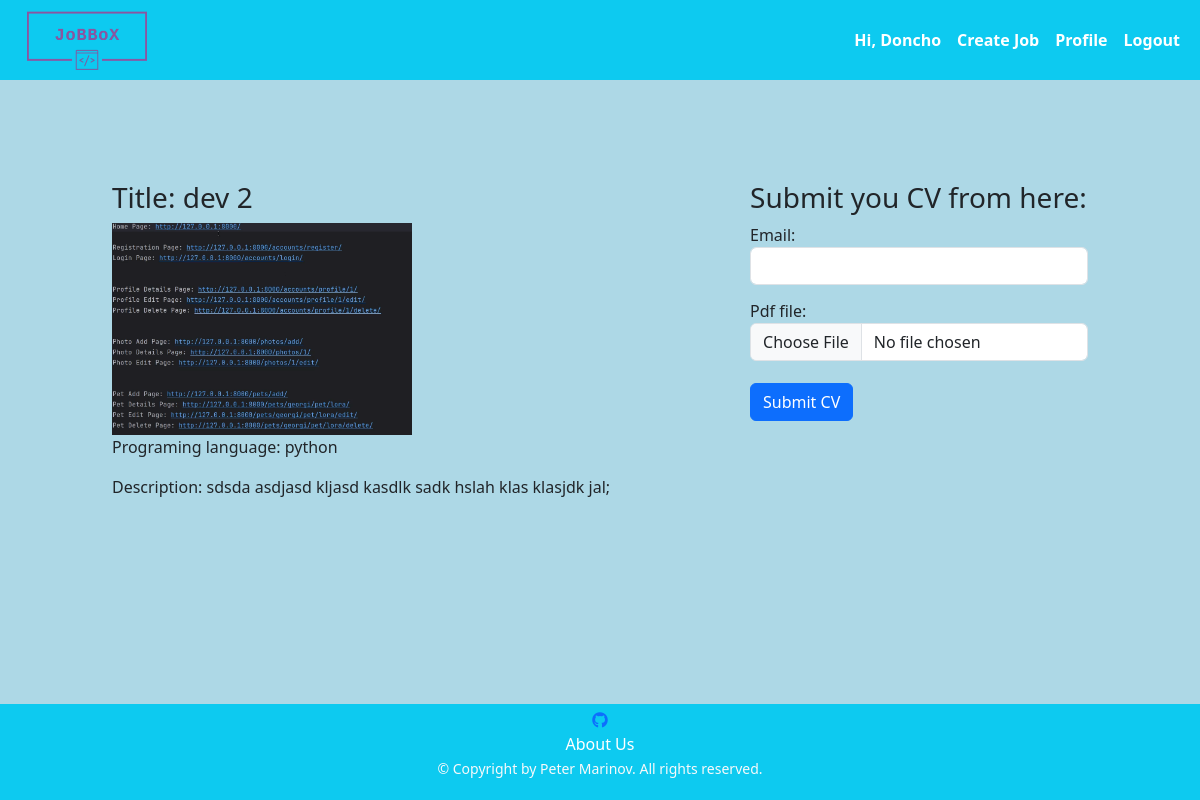
The app's page /job/5/ (signed in) with its own data.
### jobbox/app_auth/models.py (models this page shows)
class AppUser(auth_models.AbstractBaseUser, auth_models.PermissionsMixin):
    USERNAME_FIELD = 'email'
    objects = AppUserManager()
    email = models.EmailField(
        null=False,
        blank=False,
        unique=True,
    )
    is_staff = models.BooleanField(
        default=False,
    )

### jobbox/common/models.py (models this page shows, shortened)
class ProfileHR(models.Model):
    FIRST_NAME_MAX_LEN = 30
    LAST_NAME_MAX_LEN = 30
    COMPANY_NAME_MAX_LEN = 15
    TELEPHONE_NUMBER_MAX_LEN = 13
    TELEPHONE_NUMBER_MIN_LEN = 4
    PROFILE_PICTURE_MAX_SIZE_IN_MB = 1
    first_name = models.CharField(
        max_length=FIRST_NAME_MAX_LEN,
        null=True,
        blank=False,
        validators=[
            check_if_only_letters,
        ]
    )
    last_name = models.CharField(
        max_length=LAST_NAME_MAX_LEN,
        null=True,
        blank=True,
        validators=[
            check_if_only_letters,
        ]
    )
    company_name = models.CharField(
        max_length=COMPANY_NAME_MAX_LEN,
        null=True,
        blank=True,
    )
    profile_picture = models.ImageField(
        upload_to='profilehr',
        null=True,
        blank=True,
        validators=[
            FileSizeValidatorInMB(PROFILE_PICTURE_MAX_SIZE_IN_MB)
        ]
    )
    telephone_number = models.CharField(
        max_length=TELEPHONE_NUMBER_MAX_LEN,
        null=True,
        blank=True,
        validators=[
            validators.MinLengthValidator(TELEPHONE_NUMBER_MIN_LEN),
            check_if_number_starts_with_zero_or_plus,
        ]
    )
    user = models.OneToOneField(
        UserModel,
        on_delete=models.CASCADE,
        primary_key=True,
    )
    class Meta:
        verbose_name_plural = 'Profile HRs'

### jobbox/job/models.py (models this page shows)
class Job(models.Model):
    TITLE_MAX_LEN = 30
    PROGRAMMING_LANGUAGE_MAX_LEN = 15
    SALARY_MIN_VALUE = 0
    DESCRIPTION_MIN_LEN = 20
    DESCRIPTION_MAX_LEN = 300
    COMPANY_LOG_MAX_SIZE_IN_MB = 1
    title = models.CharField(
        null=False,
        blank=False,
        max_length=TITLE_MAX_LEN
    )
    company_logo = models.ImageField(
        upload_to='companies_logo',
        null=False,
        blank=False,
        validators=(
            FileSizeValidatorInMB(COMPANY_LOG_MAX_SIZE_IN_MB),
        )
    )
    programming_language = models.CharField(
        null=False,
        blank=False,
        max_length=PROGRAMMING_LANGUAGE_MAX_LEN
    )
    salary = models.IntegerField(
        null=True,
        blank=True,
        validators=(
            validators.MinValueValidator(SALARY_MIN_VALUE),
        )
    )
    description = models.TextField(
        null=False,
        blank=False,
        validators=(
            validators.MinLengthValidator(DESCRIPTION_MIN_LEN),
            validators.MaxLengthValidator(DESCRIPTION_MAX_LEN),
        )
    )
    hr = models.ForeignKey(
        AppUser,
        on_delete=models.CASCADE,
    )

### jobbox/job/views.py (the view, shortened to what this page needs)
# urls.py: path('<int:pk>/', description_job_view, name='description_job'),
def description_job_view(request, pk):
    job_object =  get_object_or_404(Job, pk=pk)
    job_cvs = UploadCV.objects.filter(job_id=pk)
    if request.method == 'GET':
        form = UploadCVForm(initial={'job_id': job_object.pk})
    context = {
        'form': form,
        'object': job_object,
        'job_cvs': job_cvs,
    }
    return render(request, 'job/description_job.html', context=context)

### jobbox/job/forms.py
class UploadCVForm(forms.ModelForm):
    class Meta:
        model = UploadCV
        fields = '__all__'
        widgets = {
            'job_id': forms.HiddenInput(),
            'email': forms.EmailInput(attrs={'class': 'form-control'}),
            'pdf_file': forms.FileInput(attrs={'class': 'form-control'}),
        }

### middawares/middawares.py (called while the page is built)
def set_profile_middleware(get_response):
    def middleware(request, *args, **kwargs):
        if request.user.is_authenticated:
            request.current_user = request.user
        else:
            request.current_user = None
        return get_response(request, *args, **kwargs)
    return middleware

### templates/job/description_job.html (shortened to what this page needs)
{% extends 'base.html' %}
{% block content %}
    <div class="d-flex align-items-start justify-content-around bd-highlight mb-3 mt-5">
        <section class="p-2 bd-highlight">
            <h3>Title: {{ object.title }}</h3>
            {% if object.company_logo %}
                <img width=300 src="/media/{{ object.company_logo }}" alt="company logo">
            {% endif %}
            <p>Programing language: {{ object.programming_language }} </p>
            <p>Description: {{ object.description }}</p>
        </section>
        <section class="p-2 bd-highlight">
            <h3>Submit you CV from here:</h3>
            <form action="{% url 'description_job' pk=object.pk %}" method="POST" enctype="multipart/form-data">
                <div class="form-group">
                    {{ form }}
                    <button class="btn btn-primary mt-2">Submit CV</button>
                </div>
            </form>
        </section>
    </div>
{% endblock %}

### templates/base.html (shortened to what this page needs)
{% load static %}
<!doctype html>
<html lang="en">
<head>
    <link href="https://cdn.jsdelivr.net/npm/bootstrap@5.3.0/dist/css/bootstrap.min.css" rel="stylesheet"
>
    <link rel="stylesheet" href="{% static 'style/styles.css' %}">
    <link rel="stylesheet" href="https://cdnjs.cloudflare.com/ajax/libs/font-awesome/6.4.0/css/all.min.css">
</head>
<body>
<header class="header" stlye="height: 100%;">
    <nav class="navbar navbar-expand-sm navbar-light bg-info">
        <div class="container-fluid">
            <a href="{% url 'index' %}">
                <img src="{% static 'jobbox_logos/logo_transparent.png' %}" alt="JoBBoX logo" width="150"
                     class="d-inline-block align-top">
            </a>
            {% if not request.current_user.is_authenticated %}
                <ul class="navbar-nav">
                    <li class="nav-item active">
                        <a class="nav-link badge badge-dark fw-bold nav-link" href="{% url 'login_user' %}">Login</a>
                    </li>
                    <li class="nav-item active">
                        <a class="nav-link badge badge-dark" href="{% url 'register_user' %}">Register</a>
                    </li>
                </ul>
            {% else %}
                <ul class="navbar-nav">
                    <li class="nav-item active">
                        <span class="nav-link badge badge-dark fw-bold">Hi, {{ request.current_user.profilehr.first_name }}</span>
                    </li>
                    <li class="nav-item active">
                        <a class="nav-link badge badge-dark fw-bold" href="{% url 'create_job' %}">Create Job</a>
                    </li>
                    <li class="nav-item active">
                        <a class="nav-link badge badge-dark fw-bold" href="{% url 'profile_user' %}">Profile</a>
                    </li>
                    <li class="nav-item active">
                        <a class="nav-link badge badge-dark fw-bold" href="{% url 'logout_user' %}">Logout</a>
                    </li>
                </ul>
            {% endif %}
        </div>
    </nav>
</header>
<main class="main-content">
    <div class="container">
        <div class="row justify-content-center">
            {% block content %}
            {% endblock %}
        </div>
    </div>
</main>
<footer class="bg-info footer">
    <div class="container text-light text-center pt-1">
        <ul class="list-unstyled">
            <li>
                <a href="https://github.com/peter-marinov/jobbox">
                    <i class="fa-brands fa-github"></i>
                </a>
            </li>
            <li>
                <a class="remove-link-underline text-white-70" href="{% url 'about' %}">About Us</a>
            </li>
            <li>
                <small class="text-white-70">&copy; Copyright by Peter Marinov. All rights reserved.</small>
            </li>
        </ul>
    </div>
</footer>
</body>
</html>

### static_files/style/styles.css (style rules this page uses)
html, body { height: 100%; }
.header { height: 10%; background-color: lightblue }
.main-content { min-height: 78%; = }
.footer { height: 12%; }
.nav-link { font-size: 16px; }
.main-content { padding-top: 45px; background-color: lightblue; }
main { overflow-y: auto; }
form .form-control { margin-bottom: 14px }
.remove-link-underline { text-decoration: none; color: white; }

### records on screen
AppUser: current_user.profilehr.first_name "Doncho"
Job: title "dev 2", company_logo (picture), programming_language "python", description "sdsda asdjasd kljasd kasdlk sadk hslah klas klasjdk jal;"
